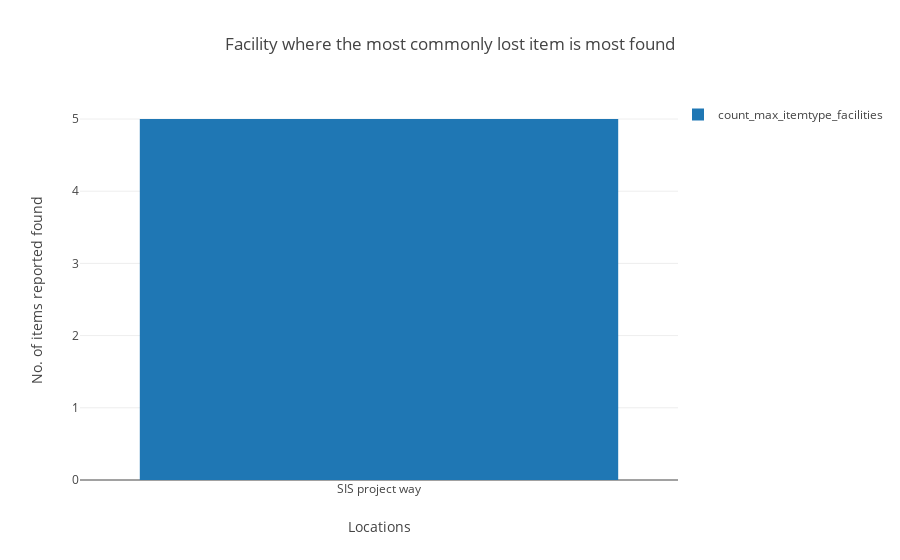

Write notebook code for a chart like this one.
### Code cell
results3 = go.Bar(x=count_max_itemtype_facilities['found_at_facilities'], y=count_max_itemtype_facilities['count_max_itemtype_facilities'], name='count_max_itemtype_facilities')
data = [results3]
layout = go.Layout(title='Facility where the most commonly lost item is most found', 
                   xaxis={'title':'Locations'}, 
                   yaxis={'title':'No. of items reported found'}, showlegend=True, legend=dict(x=1, y=1)) 

fig = go.Figure(data=data, layout=layout)
iplot(fig)
# need to input more facilities for there to be more bars since currently all chargers are lost at SIS pway

### Figure 1 — Plotly figure (JSON) as saved in the notebook; plotly's stock layout.template omitted (floating-point values rounded to 4 significant figures)
{"data": [{"name": "count_max_itemtype_facilities", "type": "bar", "uid": "ea2b22ac-5d4a-43b3-8e15-a29372b6bcab", "x": ["SIS project way"], "y": [5]}], "layout": {"legend": {"x": 1, "y": 1}, "showlegend": true, "title": {"text": "Facility where the most commonly lost item is most found"}, "xaxis": {"title": {"text": "Locations"}}, "yaxis": {"title": {"text": "No. of items reported found"}}}}
